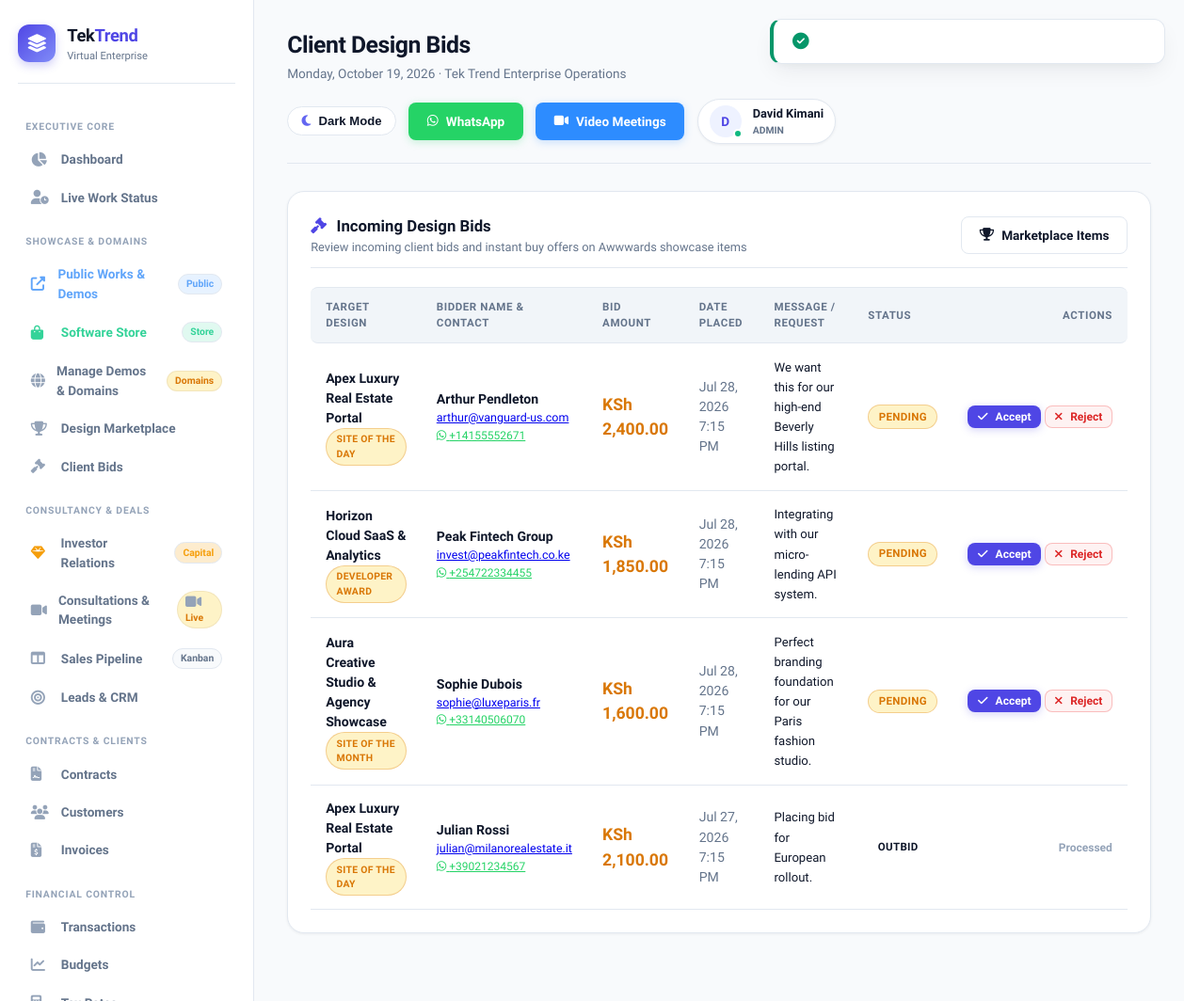
/marketplace/bids (signed in), run on the app's committed database.
### tables this page shows
CREATE TABLE IF NOT EXISTS `design_bids` (
    `id` INT UNSIGNED NOT NULL AUTO_INCREMENT,
    `design_item_id` INT UNSIGNED NOT NULL,
    `bidder_name` VARCHAR(100) NOT NULL,
    `bidder_email` VARCHAR(100) NOT NULL,
    `bidder_phone` VARCHAR(30) DEFAULT NULL,
    `bid_amount` DECIMAL(12,2) NOT NULL,
    `message` TEXT,
    `status` ENUM('pending','accepted','outbid','rejected') DEFAULT 'pending',
    `created_at` TIMESTAMP DEFAULT CURRENT_TIMESTAMP,
    PRIMARY KEY (`id`),
    KEY `design_item_id` (`design_item_id`),
    KEY `bid_amount` (`bid_amount`),
    KEY `status` (`status`)
);

CREATE TABLE IF NOT EXISTS `design_items` (
    `id` INT UNSIGNED NOT NULL AUTO_INCREMENT,
    `title` VARCHAR(200) NOT NULL,
    `slug` VARCHAR(200) NOT NULL,
    `category` VARCHAR(100) DEFAULT 'SaaS & Enterprise',
    `award_badge` VARCHAR(100) DEFAULT 'Site of the Day',
    `description` TEXT,
    `short_description` VARCHAR(255) DEFAULT NULL,
    `image` VARCHAR(255) DEFAULT NULL,
    `demo_url` VARCHAR(255) DEFAULT NULL,
    `sale_type` ENUM('bid','buy_now','both') DEFAULT 'both',
    `starting_bid` DECIMAL(12,2) DEFAULT 500.00,
    `current_bid` DECIMAL(12,2) DEFAULT 500.00,
    `buy_now_price` DECIMAL(12,2) DEFAULT 1800.00,
    `bid_end_date` DATETIME DEFAULT NULL,
    `total_bids` INT DEFAULT 0,
    `views_count` INT DEFAULT 0,
    `status` ENUM('active','sold','ended','draft') DEFAULT 'active',
    `created_by` INT UNSIGNED DEFAULT NULL,
    `created_at` TIMESTAMP DEFAULT CURRENT_TIMESTAMP,
    `updated_at` TIMESTAMP DEFAULT CURRENT_TIMESTAMP ON UPDATE CURRENT_TIMESTAMP,
    PRIMARY KEY (`id`),
    UNIQUE KEY `slug` (`slug`),
    KEY `category` (`category`),
    KEY `status` (`status`)
);

### app/views/marketplace/bids.php (the view, shortened to what the rows shown need)
<div class="card">
    <div class="card-header">
        <div>
            <h3 class="card-title"><i class="fas fa-gavel" style="color: var(--primary); margin-right: 0.4rem;"></i> Incoming Design Bids</h3>
            <p class="card-subtitle">Review incoming client bids and instant buy offers on Awwwards showcase items</p>
        </div>
        <a href="<?= eurl('/marketplace') ?>" class="btn btn-outline"><i class="fas fa-trophy"></i> Marketplace Items</a>
    </div>
    <div class="table-responsive">
        <table class="data-table">
            <thead>
                <tr>
                    <th>Target Design</th>
                    <th>Bidder Name & Contact</th>
                    <th>Bid Amount</th>
                    <th>Date Placed</th>
                    <th>Message / Request</th>
                    <th>Status</th>
                    <th style="text-align: right;">Actions</th>
                </tr>
            </thead>
            <tbody>
                <?php if (empty($bids)): ?>
                    <tr>
                        <td colspan="7" style="text-align: center; padding: 2.5rem; color: var(--text-muted);">
                            <i class="fas fa-inbox" style="font-size: 2rem; display: block; margin-bottom: 0.5rem; opacity: 0.4;"></i>
                            No bids received yet.
                        </td>
                    </tr>
                <?php else: ?>
                    <?php foreach ($bids as $b): ?>
                        <tr>
                            <td>
                                <strong><?= sanitize($b['design_title'] ?? 'Design Template') ?></strong>
                                <?php if (!empty($b['award_badge'])): ?>
                                    <div><span class="badge pending" style="font-size: 0.65rem;"><?= sanitize($b['award_badge']) ?></span></div>
                                <?php endif; ?>
                            </td>
                            <td>
                                <strong style="color: var(--text-main);"><?= sanitize($b['bidder_name']) ?></strong>
                                <div style="font-size: 0.78rem; color: var(--text-muted);"><a href="mailto:<?= sanitize($b['bidder_email']) ?>"><?= sanitize($b['bidder_email']) ?></a></div>
                                <?php if (!empty($b['bidder_phone'])): ?>
                                    <div style="font-size: 0.75rem;"><a href="https://wa.me/<?= preg_replace('/\D/', '', $b['bidder_phone']) ?>" target="_blank" style="color: #25d366;"><i class="fab fa-whatsapp"></i> <?= sanitize($b['bidder_phone']) ?></a></div>
                                <?php endif; ?>
                            </td>
                            <td><strong style="font-size: 1.1rem; color: var(--accent);"><?= formatCurrency($b['bid_amount']) ?></strong></td>
                            <td style="color: var(--text-muted);"><?= formatDateTime($b['created_at']) ?></td>
                            <td><span style="font-size: 0.82rem; color: var(--text-main);"><?= sanitize($b['message'] ?? '-') ?></span></td>
                            <td><span class="badge <?= sanitize($b['status']) ?>"><?= ucfirst(sanitize($b['status'])) ?></span></td>
                            <td style="text-align: right; white-space: nowrap;">
                                <form method="POST" action="<?= eurl('/marketplace/bids/' . $b['id'] . '/status') ?>" style="display: inline-block;">
                                    <?php if ($b['status'] === 'pending'): ?>
                                        <button type="submit" name="status" value="accepted" class="btn btn-primary" style="padding: 0.25rem 0.6rem; font-size: 0.75rem;"><i class="fas fa-check"></i> Accept</button>
                                        <button type="submit" name="status" value="rejected" class="btn btn-danger" style="padding: 0.25rem 0.6rem; font-size: 0.75rem;"><i class="fas fa-times"></i> Reject</button>
                                    <?php else: ?>
                                        <span style="font-size: 0.75rem; color: var(--text-light); font-weight: 600;">Processed</span>
                                    <?php endif; ?>
                                </form>
                            </td>
                        </tr>
                    <?php endforeach; ?>
                <?php endif; ?>
            </tbody>
        </table>
    </div>
</div>

### app/core/Router.php (shortened to what the rows shown need)
<?php
class Router {
    private $routes = [];
    private function addRoute($method, $path, $handler, $middleware = []) {
        $this->routes[] = [
            'method'      => $method,
            'path'        => $path,
            'handler'     => $handler,
            'middleware'  => $middleware
        ];
    }
    public function dispatch() {
        $method = $_SERVER['REQUEST_METHOD'];
        $requestPath = parse_url($_SERVER['REQUEST_URI'], PHP_URL_PATH);
        $requestPath = '/' . ltrim($requestPath, '/');
        foreach ($this->routes as $route) {
            if ($route['method'] !== 'ANY' && $route['method'] !== $method) {
                continue;
            }
            $pattern = preg_replace('#\{[^}]+\}#', '([^/]+)', $route['path']);
            $pattern = '#^' . $pattern . '$#';
            if (preg_match($pattern, $requestPath, $matches)) {
                $params = [];
                $this->executeHandler($route['handler'], $params);
                return;
            }
        }
    }
    private function executeHandler($handler, $params = []) {
        if (is_string($handler)) {
            $parts = explode('@', $handler);
            if (count($parts) === 2) {
                $controllerName = $parts[0];
                $methodName = $parts[1];
                if (class_exists($controllerName)) {
                    $controller = new $controllerName();
                    if (method_exists($controller, $methodName)) {
                        call_user_func_array([$controller, $methodName], $params);
                        return;
                    }
                }
            }
        }
    }
}

### data on the page
design_bids: design_item.title "Apex Luxury Real Estate Portal", design_item.award_badge "SITE OF THE DAY", bidder_name "Arthur Pendleton", bidder_email "arthur@vanguard-us.com", bidder_phone "+14155552671", bid_amount "KSh 2,400.00", created_at "Jul 28, 2026 7:15 PM", message "We want this for our high-end Beverly Hills listing portal.", status "PENDING", shows "Accept"
design_bids: design_item.title "Horizon Cloud SaaS & Analytics", design_item.award_badge "DEVELOPER AWARD", bidder_name "Peak Fintech Group", bidder_email "invest@peakfintech.co.ke", bidder_phone "+254722334455", bid_amount "KSh 1,850.00", created_at "Jul 28, 2026 7:15 PM", message "Integrating with our micro-lending API system.", status "PENDING", shows "Accept"
design_bids: design_item.title "Aura Creative Studio & Agency Showcase", design_item.award_badge "SITE OF THE MONTH", bidder_name "Sophie Dubois", bidder_email "sophie@luxeparis.fr", bidder_phone "+33140506070", bid_amount "KSh 1,600.00", created_at "Jul 28, 2026 7:15 PM", message "Perfect branding foundation for our Paris fashion studio.", status "PENDING", shows "Accept"
design_bids: design_item.title "Apex Luxury Real Estate Portal", design_item.award_badge "SITE OF THE DAY", bidder_name "Julian Rossi", bidder_email "julian@milanorealestate.it", bidder_phone "+39021234567", bid_amount "KSh 2,100.00", created_at "Jul 27, 2026 7:15 PM", message "Placing bid for European rollout.", status "OUTBID", shows "Processed"
